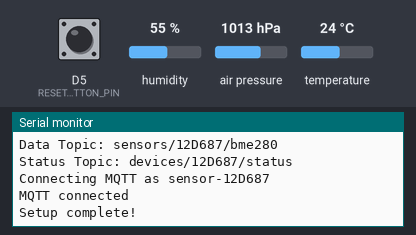
Simulated run of this sketch. Board: ESP8266 (NodeMCU). On the bench: the last lines printed to the serial monitor. Inputs (shaded band) come from the test bench; at power-on: humidity 55 %, air pressure 1013 hPa, temperature 24 °C, D5 (RESET_BUTTON_PIN) HIGH. WiFi joins after 1.5 s; servers stay silent unless stated; EEPROM starts erased; no MQTT or app messages arrive unless stated.

Above: at 2.8 s.
2.9 s: humidity set to 22 %
At 11.4 s:
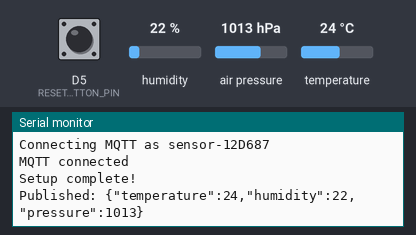
16.6 s: air pressure set to 952 hPa
At 21.4 s:
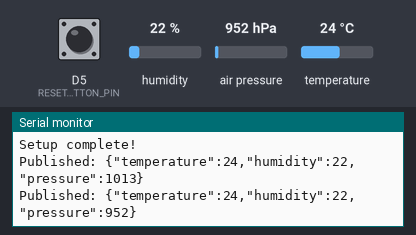
30.3 s: temperature set to 12 °C
At 41.4 s:
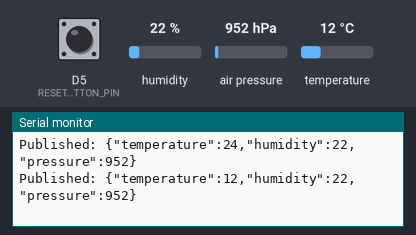

Measured:
- after the input at 2.9 s, the serial monitor: prints a new line after 7.1 s (image 1)
- after the input at 16.6 s, the serial monitor: prints a new line after 3.4 s (image 2)
- after the input at 30.3 s, the serial monitor: prints a new line after 9.7 s (image 3)

The sketch:

BME280_srv.ino
```cpp
// ESP8266 + BME280 + WiFiManager с кастомными параметрами
// Все настройки (WiFi + Device ID + MQTT) в одном портале конфигурации

#include <Wire.h>
#include <ESP8266WiFi.h>
#include <PubSubClient.h>
#include <Adafruit_Sensor.h>
#include <Adafruit_BME280.h>
#include <ArduinoJson.h>
#include <WiFiManager.h>
#include <EEPROM.h>

// ==================== ПИНЫ ====================
#define SDA_PIN D2
#define SCL_PIN D1
#define RESET_BUTTON_PIN D5      // Кнопка сброса WiFi (удержать при загрузке)

// ==================== КОНСТАНТЫ ====================
const uint8_t BME_ADDR_PRIMARY   = 0x76;
const uint8_t BME_ADDR_ALTERNATE = 0x77;
const uint32_t PUBLISH_INTERVAL_MS = 10000;
#define EEPROM_SALT 12348  // Версия конфигурации

// ==================== СТРУКТУРА КОНФИГУРАЦИИ ====================
typedef struct {
  int salt = EEPROM_SALT;
  char device_id[33] = "";
  char mqtt_server[41] = "83.219.97.252";
  uint16_t mqtt_port = 1883;
  char mqtt_user[21] = "sensor";
  char mqtt_pass[21] = "sensorpass";
} DeviceConfig;

DeviceConfig config;

// ==================== ГЛОБАЛЬНЫЕ ОБЪЕКТЫ ====================
WiFiClient wifiClient;
PubSubClient mqtt(wifiClient);
Adafruit_BME280 bme;

// ==================== ГЛОБАЛЬНЫЕ ПЕРЕМЕННЫЕ ====================
String deviceId;
String topicData;
String topicStatus;
const char* STATUS_ONLINE  = "{\"status\":\"online\"}";
const char* STATUS_OFFLINE = "{\"status\":\"offline\"}";
uint32_t lastPublishMs = 0;
bool shouldSaveConfig = false;

// ==================== ФУНКЦИИ РАБОТЫ С EEPROM ====================
void loadConfig() {
  EEPROM.begin(512);
  EEPROM.get(0, config);
  EEPROM.end();

  if (config.salt != EEPROM_SALT) {
    Serial.println("Invalid config, using defaults");
    DeviceConfig defaults;
    config = defaults;
    saveConfig();
  } else {
    Serial.println("Config loaded from EEPROM:");
    Serial.print("  Device ID: ");
    Serial.println(strlen(config.device_id) > 0 ? config.device_id : "(auto)");
    Serial.print("  MQTT Server: ");
    Serial.print(config.mqtt_server);
    Serial.print(":");
    Serial.println(config.mqtt_port);
  }
}

void saveConfig() {
  EEPROM.begin(512);
  EEPROM.put(0, config);
  EEPROM.commit();
  EEPROM.end();
  Serial.println("Config saved to EEPROM");
}

// Callback вызывается когда нужно сохранить конфигурацию
void saveConfigCallback() {
  Serial.println("Should save config flag set");
  shouldSaveConfig = true;
}

// ==================== ФУНКЦИИ DEVICE ID ====================
static String chipIdHex6() {
  String s = String(ESP.getChipId(), HEX);
  s.toUpperCase();
  while (s.length() < 6) s = "0" + s;
  return s;
}

void makeIdsAndTopics() {
  if (strlen(config.device_id) == 0) {
    deviceId = chipIdHex6();
  } else {
    deviceId = String(config.device_id);
  }

  topicData = "sensors/" + deviceId + "/bme280";
  topicStatus = "devices/" + deviceId + "/status";

  Serial.print("Using Device ID: ");
  Serial.println(deviceId);
  Serial.print("Data Topic: ");
  Serial.println(topicData);
  Serial.print("Status Topic: ");
  Serial.println(topicStatus);
}

// ==================== ФУНКЦИИ BME280 ====================
bool initBME() {
  Wire.begin(SDA_PIN, SCL_PIN);
  if (bme.begin(BME_ADDR_PRIMARY))   return true;
  if (bme.begin(BME_ADDR_ALTERNATE)) return true;
  return false;
}

bool readBME(float& t, float& h, float& p_hPa) {
  t = bme.readTemperature();
  h = bme.readHumidity();
  float p_Pa = bme.readPressure();
  if (isnan(t) || isnan(h) || isnan(p_Pa)) return false;
  p_hPa = p_Pa / 100.0f;
  return true;
}

// ==================== ФУНКЦИИ MQTT ====================
bool connectMQTT() {
  if (mqtt.connected()) return true;

  String cid = "sensor-" + deviceId;
  Serial.print("Connecting MQTT as ");
  Serial.println(cid);

  bool ok = mqtt.connect(cid.c_str(),
                         config.mqtt_user,
                         config.mqtt_pass,
                         topicStatus.c_str(),
                         0,
                         true,
                         STATUS_OFFLINE,
                         true);
  if (ok) {
    mqtt.publish(topicStatus.c_str(), STATUS_ONLINE, true);
    Serial.println("MQTT connected");
  } else {
    Serial.print("MQTT failed, rc=");
    Serial.println(mqtt.state());
  }
  return ok;
}

void ensureConnected() {
  if (WiFi.status() != WL_CONNECTED) return;

  if (!mqtt.connected()) {
    mqtt.setServer(config.mqtt_server, config.mqtt_port);
    mqtt.setKeepAlive(30);
    mqtt.setBufferSize(256);
    connectMQTT();
  }
}

void publishTelemetry() {
  float t, h, p;
  if (!readBME(t, h, p)) {
    Serial.println("Failed to read BME280");
    return;
  }

  StaticJsonDocument<128> doc;
  doc["temperature"] = t;
  doc["humidity"]    = h;
  doc["pressure"]    = p;

  String payload;
  payload.reserve(96);
  serializeJson(doc, payload);

  if (mqtt.publish(topicData.c_str(), payload.c_str(), false)) {
    Serial.print("Published: ");
    Serial.println(payload);
  }
}

// ==================== КНОПКА СБРОСА ====================
void checkResetButton() {
  if (digitalRead(RESET_BUTTON_PIN) == LOW) {
    Serial.println("Reset button pressed during boot");
    delay(100);
    if (digitalRead(RESET_BUTTON_PIN) == LOW) {
      Serial.println("Resetting WiFi and config...");

      WiFiManager wifiManager;
      wifiManager.resetSettings();

      DeviceConfig defaults;
      config = defaults;
      saveConfig();

      delay(1000);
      ESP.restart();
    }
  }
}

// ==================== SETUP ====================
void setup() {
  Serial.begin(115200);
  delay(100);
  Serial.println("\n\n=== ESP8266 BME280 with WiFiManager ===");

  pinMode(RESET_BUTTON_PIN, INPUT_PULLUP);

  checkResetButton();

  // Загрузка конфигурации из EEPROM
  loadConfig();

  // Инициализация BME280
  if (!initBME()) {
    Serial.println("BME280 not found");
  } else {
    Serial.println("BME280 initialized");
  }

  // ==================== НАСТРОЙКА WIFIMANAGER ====================
  WiFiManager wifiManager;

  // Установить callback для сохранения конфигурации
  wifiManager.setSaveConfigCallback(saveConfigCallback);

  // Создать кастомные параметры с текущими значениями из EEPROM
  char port_str[6];
  sprintf(port_str, "%d", config.mqtt_port);

  WiFiManagerParameter custom_device_id(
    "device_id",
    "Device ID (пустое = авто)",
    config.device_id,
    32
  );

  WiFiManagerParameter custom_mqtt_server(
    "mqtt_server",
    "MQTT Server IP",
    config.mqtt_server,
    40
  );

  WiFiManagerParameter custom_mqtt_port(
    "mqtt_port",
    "MQTT Port",
    port_str,
    5
  );

  WiFiManagerParameter custom_mqtt_user(
    "mqtt_user",
    "MQTT Username",
    config.mqtt_user,
    20
  );

  WiFiManagerParameter custom_mqtt_pass(
    "mqtt_pass",
    "MQTT Password",
    config.mqtt_pass,
    20
  );

  // Добавить все параметры в портал WiFiManager
  wifiManager.addParameter(&custom_device_id);
  wifiManager.addParameter(&custom_mqtt_server);
  wifiManager.addParameter(&custom_mqtt_port);
  wifiManager.addParameter(&custom_mqtt_user);
  wifiManager.addParameter(&custom_mqtt_pass);

  // Настроить таймауты
  wifiManager.setConfigPortalTimeout(180);  // 3 минуты

  // Создать уникальное имя точки доступа
  String apName = "ESP-Config-" + chipIdHex6();
  Serial.print("Starting WiFiManager with AP: ");
  Serial.println(apName);

  // Попытка автоподключения или запуск портала конфигурации
  if (!wifiManager.autoConnect(apName.c_str())) {
    Serial.println("Failed to connect, restarting...");
    delay(3000);
    ESP.restart();
  }

  Serial.println("WiFi connected!");
  Serial.print("IP: ");
  Serial.println(WiFi.localIP());

  // ==================== СОХРАНЕНИЕ ПАРАМЕТРОВ ====================
  if (shouldSaveConfig) {
    Serial.println("Saving custom parameters...");

    // Получить значения из WiFiManager
    strncpy(config.device_id, custom_device_id.getValue(), 32);
    config.device_id[32] = '\0';

    strncpy(config.mqtt_server, custom_mqtt_server.getValue(), 40);
    config.mqtt_server[40] = '\0';

    config.mqtt_port = atoi(custom_mqtt_port.getValue());

    strncpy(config.mqtt_user, custom_mqtt_user.getValue(), 20);
    config.mqtt_user[20] = '\0';

    strncpy(config.mqtt_pass, custom_mqtt_pass.getValue(), 20);
    config.mqtt_pass[20] = '\0';

    // Сохранить в EEPROM
    saveConfig();

    shouldSaveConfig = false;
  }

  // Создание Device ID и топиков на основе конфигурации
  makeIdsAndTopics();

  // Настройка MQTT
  mqtt.setServer(config.mqtt_server, config.mqtt_port);
  mqtt.setKeepAlive(30);
  mqtt.setBufferSize(256);

  // Первое подключение к MQTT
  if (WiFi.status() == WL_CONNECTED) {
    connectMQTT();
  }

  Serial.println("Setup complete!");
}

// ==================== LOOP ====================
void loop() {
  // Поддержание соединений
  ensureConnected();
  mqtt.loop();

  // Публикация телеметрии
  uint32_t now = millis();
  if (now - lastPublishMs >= PUBLISH_INTERVAL_MS) {
    lastPublishMs = now;
    if (mqtt.connected()) {
      publishTelemetry();
    }
  }
}
```
